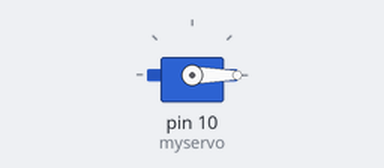
The sketch below on a simulated Arduino Uno, built with avr-gcc and run on an emulated ATmega328P. On the bench: servo.

Above: at 0.05 s.
At 1.35 s:
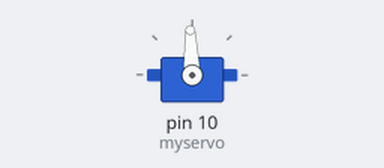
At 2.65 s:
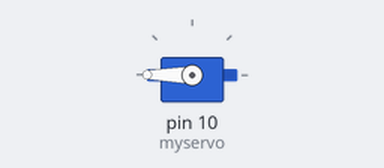
At 5.25 s:
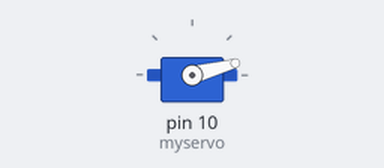
Timing chart, 0 to 7.1 s (numbered marks = the images above):
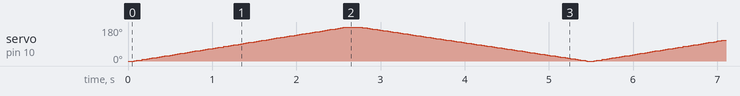

The sketch:

second_floor.ino
```cpp
#include <Servo.h>

Servo myservo;  // create servo object to control a servo
// twelve servo objects can be created on most boards

int pos = 0;    // variable to store the servo position

void setup() {
  myservo.attach(10);  // attaches the servo on pin 9 to the servo object
}

void loop() {
  for (pos = 0; pos <= 180; pos += 1) { // goes from 0 degrees to 180 degrees
    // in steps of 1 degree
    myservo.writeMicroseconds(map(pos,0,180,500,2500));              // tell servo to go to position in variable 'pos'
    delay(15);                       // waits 15ms for the servo to reach the position
  }
  for (pos = 180; pos >= 0; pos -= 1) { // goes from 180 degrees to 0 degrees
    myservo.write(pos);              // tell servo to go to position in variable 'pos'
    delay(15);                       // waits 15ms for the servo to reach the position
  }
}
```
